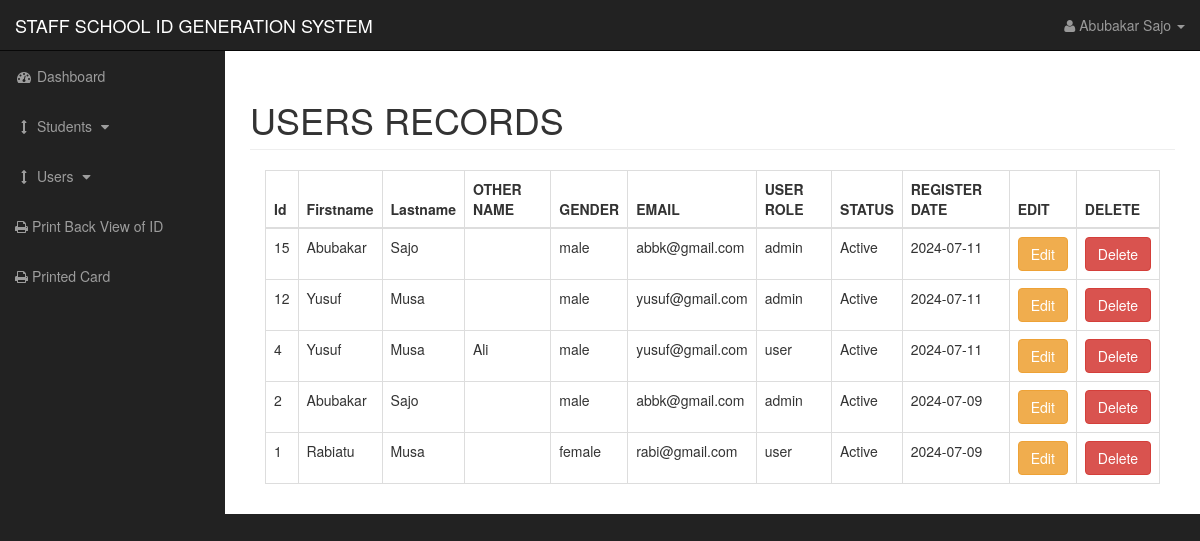
/viewusers.php (signed in), run on the app's committed database.
### tables this page shows
CREATE TABLE `tblusers` (
  `user_id` int(11) NOT NULL,
  `firstname` varchar(50) NOT NULL,
  `lastname` varchar(50) NOT NULL,
  `othername` varchar(50) NOT NULL,
  `email` varchar(50) NOT NULL,
  `gender` varchar(8) NOT NULL,
  `username` varchar(70) NOT NULL,
  `password` varchar(70) NOT NULL,
  `user_role` varchar(20) NOT NULL,
  `status` int(2) NOT NULL DEFAULT 1,
  `registered_date` date NOT NULL
);

### viewusers.php (the view, shortened to what this page needs)
<?php include "includes/header.php";?>
    <div id="wrapper">
        <?php include "includes/nav.php";?>
        <div id="page-wrapper">
            <div class="container-fluid">
                <div class="row">
                    <div class="col-lg-12">
                        <h1 class="page-header">
                         USERS RECORDS
                        </h1>
                        <div class="col-xs-12">
                        <table class="table table-bordered table-hover">
                            <thead>
                                <tr>
                                    <th>Id</th>
                                    <th>Firstname</th>
                                    <th>Lastname</th>
                                    <th>OTHER NAME</th>
                                    <th>GENDER</th>
                                    <th>EMAIL</th>
                                    <th>USER ROLE</th>
                                    <th>STATUS</th>
                                    <th>REGISTER DATE</th>
                                    <th>EDIT</th>
                                    <th>DELETE</th>
                                </tr>
                                </thead>
                                <tbody>
                    <?php
                        $query = "SELECT * FROM tblusers ORDER BY user_id DESC";
                        $select_all_students = mysqli_query($conn, $query);
                        if(mysqli_num_rows($select_all_students) > 0){
                            while($row = mysqli_fetch_assoc($select_all_students)){
                                $user_id    = $row['user_id'];
                                $firstname  = $row['firstname'];
                                $lastname   = $row['lastname'];
                                $othername  = $row['othername'];
                                $gender     = $row['gender'];
                                $user_role  = $row['user_role'];
                                $email      = $row['email'];
                                $status     = ($row['status'] == 1) ? 'Active' : 'Not Active';
                                $created_date  = $row['registered_date'];
                                echo "<tr>";
                                echo "<td>{$user_id}</td>";
                                if (isset($_GET['u_id']) and $_GET['u_id'] === $user_id) {
                                echo "<td style='color: blue'>{$firstname}</td>";
                                }else{
                                    echo "<td>{$firstname}</td>";
                                }
                                echo "<td>{$lastname}</td>";
                                echo "<td>{$othername}</td>";
                                echo "<td>{$gender}</td>";
                                echo "<td>{$email}</td>";
                                echo "<td>{$user_role}</td>";
                                echo "<td>{$status}</td>";
                                echo "<td>{$created_date}</td>";
                                echo "<td><a href='edituser.php?id={$user_id}' class='btn btn-warning'>Edit</a></td>";
                                echo "<td><a onClick='return confirm(\"Are you sure, you want to Delete!\")' href='viewusers.php?id={$user_id}' class='btn btn-danger'>Delete</a></td>";
                                echo "</tr>";
                            }
                        }
                    ?>
                                </tbody>
                           </table>
                        </div>
                    </div>
                </div>
            </div>
        </div>
    </div>
    <?php include "includes/footer.php";?>

### includes/header.php (shortened to what this page needs)
<!DOCTYPE html>
<html lang="en">
<head>
    <link href="css/bootstrap.min.css" rel="stylesheet">
    <link href="css/sb-admin.css" rel="stylesheet">
    <link href="font-awesome/css/font-awesome.min.css" rel="stylesheet" type="text/css">
</head>
<body>

### includes/nav.php (shortened to what this page needs)
<nav class="navbar navbar-inverse navbar-fixed-top" role="navigation">
           <div class="navbar-header">
               <a class="navbar-brand" href="./index.php">STAFF SCHOOL ID GENERATION SYSTEM</a>
           </div>
           <ul class="nav navbar-right top-nav">
               <li class="dropdown">
                   <a href="#" class="dropdown-toggle" data-toggle="dropdown"><i class="fa fa-user"></i> <?= $retVal = (isset($_SESSION['user_role'])) ? $_SESSION['firstname'] . ' ' . $_SESSION['lastname'] : ''; ?> <b class="caret"></b></a>
               </li>
           </ul>
           <div class="collapse navbar-collapse navbar-ex1-collapse">
               <ul class="nav navbar-nav side-nav">
                   <li>
                       <a href="index.php"><i class="fa fa-fw fa-dashboard"></i> Dashboard</a>
                   </li>
                   <li>
                       <a href="javascript:;" data-toggle="collapse" data-target="#demo"><i class="fa fa-fw fa-arrows-v"></i> Students <i class="fa fa-fw fa-caret-down"></i></a>
                   </li>
                   <li>
                       <a href="javascript:;" data-toggle="collapse" data-target="#demo1"><i class="fa fa-fw fa-arrows-v"></i> Users <i class="fa fa-fw fa-caret-down"></i></a>
                   </li>
                   <li>
                       <a href="back_id_card.php"> <i class="fa fa-print"> </i> Print Back View of ID</a>
                   </li>
                   <li>
                       <a href="printed_id.php"> <i class="fa fa-print"> </i> Printed Card</a>
                   </li>
               </ul>
           </div>
       </nav>

### includes/footer.php (shortened to what this page needs)
</body>
</html>

### css/sb-admin.css (style rules this page uses)
body { margin-top: 100px; background-color: #222; }
@media (min-width:768px) { body { margin-top: 50px; } }
#wrapper { padding-left: 0; }
#page-wrapper { width: 100%; padding: 0; background-color: #fff; }
@media (min-width:768px) { #wrapper { padding-left: 225px; } }
@media (min-width:768px) { #page-wrapper { padding: 10px; } }
.top-nav { padding: 0 15px; }
.top-nav>li { display: inline-block; float: left; }
.top-nav>li>a { padding-top: 15px; padding-bottom: 15px; line-height: 20px; color: #999; }
@media (min-width:768px) { .side-nav { position: fixed; top: 51px; left: 225px; width: 225px; margin-left: -225px; border: none; border-radius: 0; overflow-y: auto; background-color: #222; } }
@media (min-width:768px) { .side-nav>li>a { width: 225px; } }

### data on the page
tblusers: user_id "15", firstname "Abubakar", lastname "Sajo", gender "male", email "abbk@gmail.com", user_role "admin", status "Active", registered_date "2024-07-11"
tblusers: user_id "12", firstname "Yusuf", lastname "Musa", gender "male", email "yusuf@gmail.com", user_role "admin", status "Active", registered_date "2024-07-11"
tblusers: user_id "4", firstname "Yusuf", lastname "Musa", othername "Ali", gender "male", email "yusuf@gmail.com", user_role "user", status "Active", registered_date "2024-07-11"
tblusers: user_id "2", firstname "Abubakar", lastname "Sajo", gender "male", email "abbk@gmail.com", user_role "admin", status "Active", registered_date "2024-07-09"
tblusers: user_id "1", firstname "Rabiatu", lastname "Musa", gender "female", email "rabi@gmail.com", user_role "user", status "Active", registered_date "2024-07-09"
